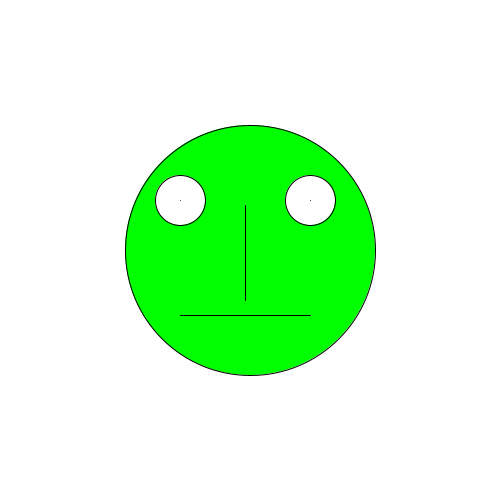
Frame 1 (no input)
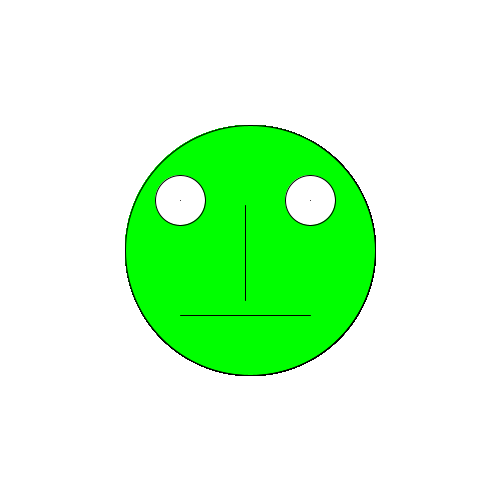
Frame 60 (the mouse pressed at the canvas centre just before this capture)
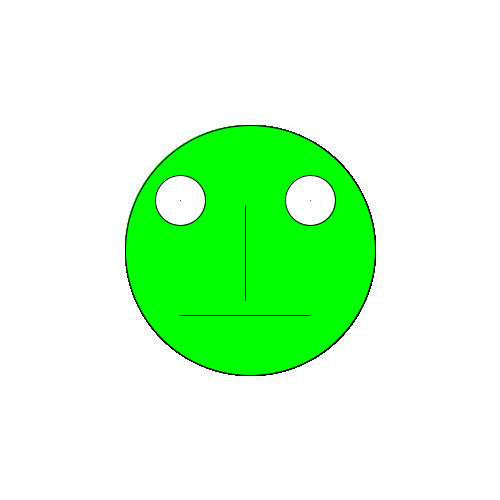
Frame 120 (the mouse held since frame 60 and released just before this capture)

The Processing sketch that drew these frames (run headless with seeded random() and noise(); from frame 60 on, the mouse is pressed at the canvas centre):

// Processing sketch: Froggy_Face_1
// ── Froggy_Face_1.pde
void setup(){
   size(500,500); 
   background(255);
}

void draw(){
   //face
   fill(0,255,0);//fill face completely green
   ellipse(250,250,250,250);
   //left eye
   fill(255);//fill left eye completely white
   ellipse(180,200,50,50);
   //right eye
   fill(255);//fill right eye completely white
   ellipse(310,200,50,50);
   //left pupil
   point(180,200);
   //right pupil
   point(310,200);
   //nose
   line(245,205,245,300);
   //mouth
   line(180,315,310,315);
}
